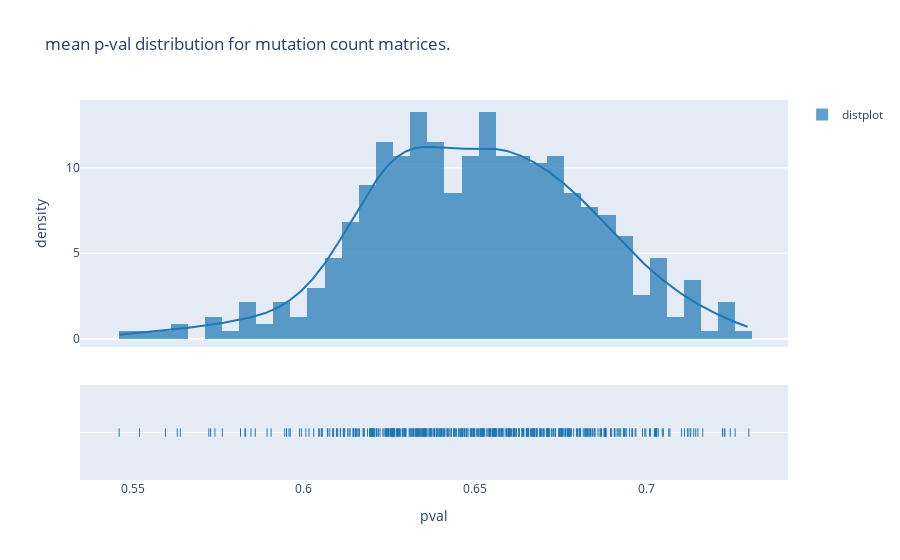

The notebook cell this image was saved under:
### Markdown cell above
> plotting

### Code cell
np.random.seed(1)

hist_data= np.array(grid_mean)
hist_data= hist_data[~np.isnan(hist_data)]
hist_data= [hist_data]
group_labels = ['distplot'] # name of the dataset

fig = ff.create_distplot(hist_data, group_labels,
                        bin_size=.005)


fig.update_layout(title_text='mean p-val distribution for mutation count matrices.')
fig.update_layout(xaxis_title= 'pval')
fig.update_layout(yaxis_title= 'density')

iplot(fig)

### Figure 1 — Plotly figure (JSON) as saved in the notebook; plotly's stock layout.template omitted (floating-point values rounded to 4 significant figures; data arrays with more than 128 entries replaced by an {"elided": "..."} marker saying what was removed)
{"data": [{"autobinx": false, "histnorm": "probability density", "legendgroup": "distplot", "marker": {"color": "rgb(31, 119, 180)"}, "name": "distplot", "opacity": 0.7, "type": "histogram", "x": {"elided": "468 float values"}, "xaxis": "x", "xbins": {"end": 0.73, "size": 0.005, "start": 0.546}, "yaxis": "y"}, {"legendgroup": "distplot", "marker": {"color": "rgb(31, 119, 180)"}, "mode": "lines", "name": "distplot", "showlegend": false, "type": "scatter", "x": {"elided": "500 float values"}, "xaxis": "x", "y": {"elided": "500 float values"}, "yaxis": "y"}, {"legendgroup": "distplot", "marker": {"color": "rgb(31, 119, 180)", "symbol": "line-ns-open"}, "mode": "markers", "name": "distplot", "showlegend": false, "type": "scatter", "x": {"elided": "468 float values"}, "xaxis": "x", "y": {"elided": "468 str values"}, "yaxis": "y2"}], "layout": {"barmode": "overlay", "hovermode": "closest", "legend": {"traceorder": "reversed"}, "title": {"text": "mean p-val distribution for mutation count matrices."}, "xaxis": {"anchor": "y2", "domain": [0, 1], "title": {"text": "pval"}, "zeroline": false}, "yaxis": {"anchor": "free", "domain": [0.35, 1], "position": 0, "title": {"text": "density"}}, "yaxis2": {"anchor": "x", "domain": [0, 0.25], "dtick": 1, "showticklabels": false}}}
